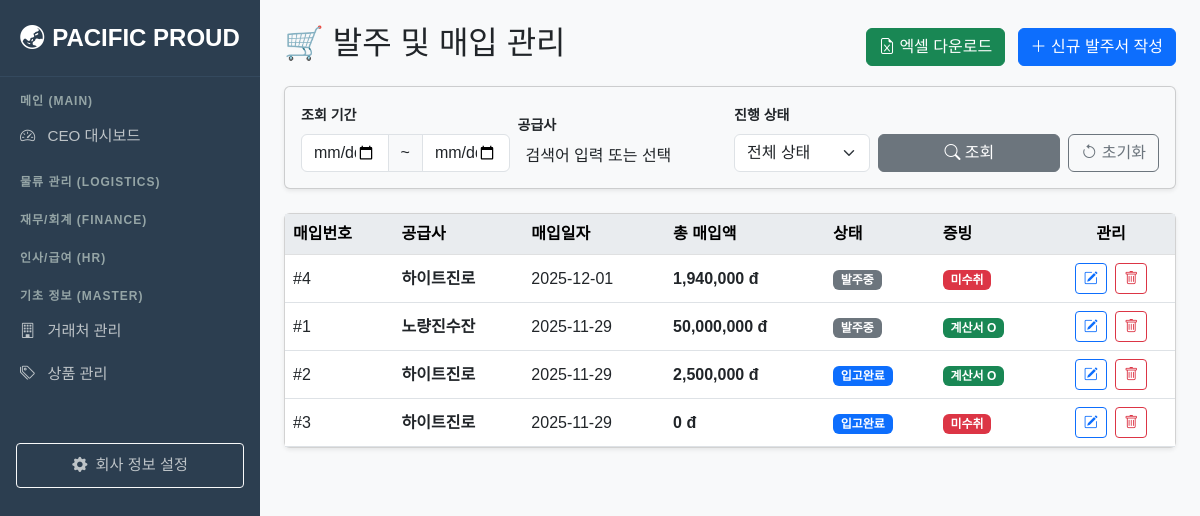
The page /purchases/ on the database as committed earlier.
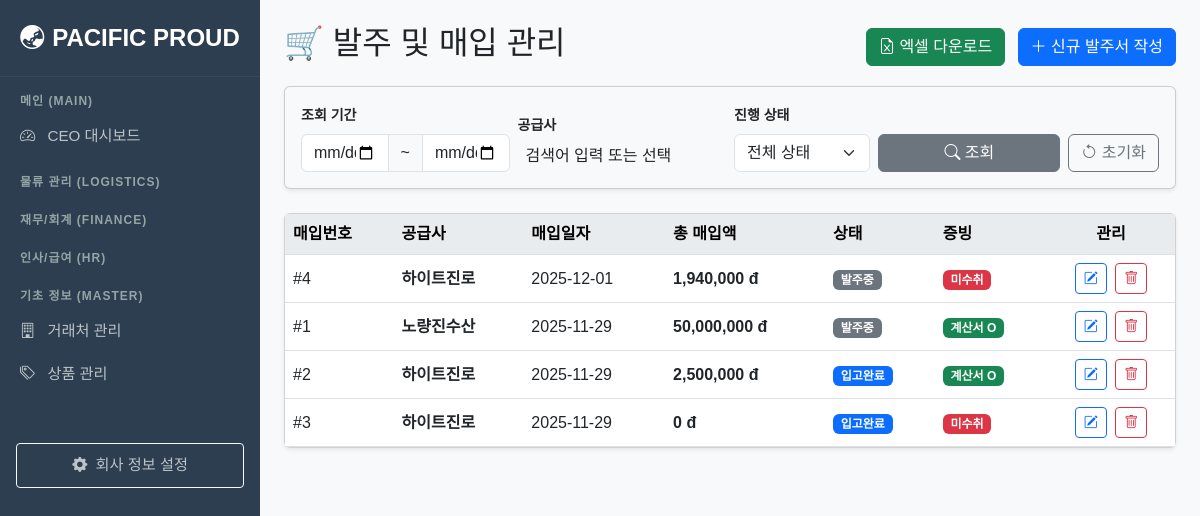
The same page on the database as committed later.
### fulfillment/models.py (models this page shows, shortened)
class Purchase(models.Model):
    supplier = models.ForeignKey(Partner, on_delete=models.PROTECT, limit_choices_to={'partner_type__in': ['SUPPLIER', 'BOTH']})
    purchase_date = models.DateField(default=timezone.now)
    total_amount = models.DecimalField(max_digits=12, decimal_places=0, default=0)
    status = models.CharField(max_length=20, default='ORDERED', choices=[('ORDERED','발주됨'), ('RECEIVED','입고완료')])
    is_bill_published = models.BooleanField(default=False)

class Partner(models.Model):
    name = models.CharField(max_length=100, verbose_name="상호명")
    partner_type = models.CharField(max_length=10, choices=PartnerType.choices, verbose_name="구분")
    biz_number = models.CharField(max_length=20, verbose_name="사업자번호", blank=True, null=True)
    owner_name = models.CharField(max_length=50, verbose_name="대표자명", blank=True, null=True)
    phone = models.CharField(max_length=20, verbose_name="대표 전화번호", blank=True, null=True)
    address = models.CharField(max_length=200, verbose_name="주소", blank=True, null=True)
    contact_person = models.CharField(max_length=50, verbose_name="담당자명", blank=True, null=True)
    contact_phone = models.CharField(max_length=20, verbose_name="담당자 연락처", blank=True, null=True)
    initial_balance = models.DecimalField(max_digits=12, decimal_places=0, default=0, verbose_name="기초 미수/미지급금")
    def __str__(self):
        return f"[{self.get_partner_type_display()}] {self.name}"

### fulfillment/views.py (the view)
# urls.py: path('purchases/', views.purchase_list, name='purchase_list'),
def purchase_list(request):
    purchases = Purchase.objects.select_related('supplier').order_by('-purchase_date')
    start_date = request.GET.get('start_date')
    end_date = request.GET.get('end_date')
    supplier_id = request.GET.get('supplier')
    status = request.GET.get('status')
    if start_date: purchases = purchases.filter(purchase_date__gte=start_date)
    if end_date: purchases = purchases.filter(purchase_date__lte=end_date)
    if supplier_id: purchases = purchases.filter(supplier_id=supplier_id)
    if status: purchases = purchases.filter(status=status)
    suppliers = Partner.objects.filter(partner_type__in=['SUPPLIER', 'BOTH'])
    locations_all = Location.objects.filter(is_active=True)
    products_all = Product.objects.all()
    form = PurchaseForm(initial={'purchase_date': timezone.now().date()})
    return render(request, 'fulfillment/purchase_list.html', {
        'purchases': purchases, 'form': form, 'products_all': products_all, 'locations_all': locations_all, 'suppliers': suppliers
    })

### fulfillment/forms.py
class PurchaseForm(forms.ModelForm):
    class Meta:
        model = Purchase
        fields = ['supplier', 'purchase_date', 'status', 'is_bill_published']
        widgets = {
            'supplier': forms.Select(attrs={'class': 'form-select'}),
            'purchase_date': forms.DateInput(attrs={'type': 'date', 'class': 'form-control'}),
            'status': forms.Select(attrs={'class': 'form-select'}),
            'is_bill_published': forms.CheckboxInput(attrs={'class': 'form-check-input'}),
        }

### templates/fulfillment/purchase_list.html (shortened to what the changed rows need)
{% extends 'base.html' %}
{% load humanize %}
{% block content %}
<div class="d-flex justify-content-between align-items-center mb-3">
    <h2>🛒 발주 및 매입 관리</h2>
</div>
<div class="card shadow-sm mt-3">
    <div class="card-body p-0">
        <table class="table table-hover align-middle mb-0">
            <thead class="table-light">
                <tr>
                    <th>매입번호</th>
                    <th>공급사</th>
                    <th>매입일자</th>
                    <th>총 매입액</th>
                    <th>상태</th>
                    <th>증빙</th>
                    <th class="text-center">관리</th>
                </tr>
            </thead>
            <tbody>
                {% for pur in purchases %}
                <tr>
                    <td>#{{ pur.id }}</td>
                    <td class="fw-bold">{{ pur.supplier.name }}</td>
                    <td>{{ pur.purchase_date|date:"Y-m-d" }}</td>
                    <td class="fw-bold">{{ pur.total_amount|intcomma }} đ</td>
                    <td>
                        {% if pur.status == 'RECEIVED' %}
                            <span class="badge bg-primary">입고완료</span>
                        {% else %}
                            <span class="badge bg-secondary">발주중</span>
                        {% endif %}
                    </td>
                    <td>
                        {% if pur.is_bill_published %}
                            <span class="badge bg-success">계산서 O</span>
                        {% else %}
                            <span class="badge bg-danger">미수취</span>
                        {% endif %}
                    </td>
                    <td class="text-center">
                        <a href="{% url 'fulfillment:purchase_update' pur.id %}" class="btn btn-sm btn-outline-primary me-1" title="수정">
                            <i class="bi bi-pencil-square"></i>
                        </a>
                        <a href="{% url 'fulfillment:purchase_delete' pur.id %}" class="btn btn-sm btn-outline-danger" title="삭제">
                            <i class="bi bi-trash"></i>
                        </a>
                    </td>
                </tr>
                {% empty %}
                <tr><td colspan="7" class="text-center p-4">검색된 매입 내역이 없습니다.</td></tr>
                {% endfor %}
            </tbody>
        </table>
    </div>
</div>
{% endblock %}

Rows that differ between the two databases and show on the page:
changed through a linked row, Purchase id 1: supplier.name "노량진수잔" → "노량진수산"
